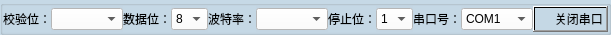
  <widget class="QGroupBox" name="groupBox_5">
   <property name="geometry">
    <rect>
     <x>0</x>
     <y>40</y>
     <width>601</width>
     <height>21</height>
    </rect>
   </property>
   <property name="styleSheet">
    <string notr="true">background-color: qconicalgradient(cx:0, cy:0, angle:135, stop:0.306818 rgba(197, 216, 229, 229), stop:0.460227 rgba(197, 216, 229, 229), stop:0.636364 rgba(197, 216, 229, 229), stop:0.738636 rgba(197, 216, 229, 229));
font: 75 9pt &quot;微软雅黑&quot;;</string>
   </property>
   <property name="title">
    <string/>
   </property>
   <layout class="QHBoxLayout" name="horizontalLayout_6">
    <property name="spacing">
     <number>0</number>
    </property>
    <property name="leftMargin">
     <number>0</number>
    </property>
    <property name="topMargin">
     <number>0</number>
    </property>
    <property name="rightMargin">
     <number>0</number>
    </property>
    <property name="bottomMargin">
     <number>0</number>
    </property>
    <item>
     <layout class="QHBoxLayout" name="horizontalLayout">
      <item>
       <widget class="QLabel" name="label_7">
        <property name="maximumSize">
         <size>
          <width>70</width>
          <height>16777215</height>
         </size>
        </property>
        <property name="styleSheet">
         <string notr="true">font: 9pt &quot;微软雅黑&quot;;</string>
        </property>
        <property name="text">
         <string>校验位：</string>
        </property>
       </widget>
      </item>
      <item>
       <widget class="QComboBox" name="checkBox">
        <property name="styleSheet">
         <string notr="true">background-color: rgb(255, 255, 255);</string>
        </property>
       </widget>
      </item>
     </layout>
    </item>
    <item>
     <layout class="QHBoxLayout" name="horizontalLayout_2">
      <item>
       <widget class="QLabel" name="label_6">
        <property name="styleSheet">
         <string notr="true">font: 9pt &quot;微软雅黑&quot;;</string>
        </property>
        <property name="text">
         <string>数据位：</string>
        </property>
       </widget>
      </item>
      <item>
       <widget class="QComboBox" name="dataBox">
        <property name="styleSheet">
         <string notr="true">background-color: rgb(255, 255, 255);</string>
        </property>
        <property name="currentIndex">
         <number>3</number>
        </property>
        <item>
         <property name="text">
          <string>5</string>
         </property>
        </item>
        <item>
         <property name="text">
          <string>6</string>
         </property>
        </item>
        <item>
         <property name="text">
          <string>7</string>
         </property>
        </item>
        <item>
         <property name="text">
          <string>8</string>
         </property>
        </item>
       </widget>
      </item>
     </layout>
    </item>
    <item>
     <layout class="QHBoxLayout" name="horizontalLayout_3">
      <item>
       <widget class="QLabel" name="label_5">
        <property name="styleSheet">
         <string notr="true">font: 9pt &quot;微软雅黑&quot;;</string>
        </property>
        <property name="text">
         <string>波特率：</string>
        </property>
       </widget>
      </item>
      <item>
       <widget class="QComboBox" name="rateBox">
        <property name="layoutDirection">
         <enum>Qt::LeftToRight</enum>
        </property>
        <property name="styleSheet">
         <string notr="true">background-color: rgb(255, 255, 255);</string>
        </property>
        <property name="minimumContentsLength">
         <number>0</number>
        </property>
       </widget>
      </item>
     </layout>
    </item>
    <item>
     <layout class="QHBoxLayout" name="horizontalLayout_4">
      <item>
       <widget class="QLabel" name="label_4">
        <property name="styleSheet">
         <string notr="true">font: 9pt &quot;微软雅黑&quot;;</string>
        </property>
        <property name="text">
         <string>停止位：</string>
        </property>
       </widget>
      </item>
      <item>
       <widget class="QComboBox" name="stopBox">
        <property name="styleSheet">
         <string notr="true">background-color: rgb(255, 255, 255);</string>
        </property>
        <item>
         <property name="text">
          <string>1</string>
         </property>
        </item>
        <item>
         <property name="text">
          <string>2</string>
         </property>
        </item>
       </widget>
      </item>
     </layout>
    </item>
    <item>
     <layout class="QHBoxLayout" name="horizontalLayout_5">
      <item>
       <widget class="QLabel" name="label_3">
        <property name="styleSheet">
         <string notr="true">font: 9pt &quot;微软雅黑&quot;;</string>
        </property>
        <property name="text">
         <string>串口号：</string>
        </property>
       </widget>
      </item>
      <item>
       <widget class="QComboBox" name="COMBOX_ProtSwitch">
        <property name="styleSheet">
         <string notr="true">background-color: rgb(255, 255, 255);</string>
        </property>
        <item>
         <property name="text">
          <string>COM1</string>
         </property>
        </item>
        <item>
         <property name="text">
          <string>COM2</string>
         </property>
        </item>
        <item>
         <property name="text">
          <string>COM3</string>
         </property>
        </item>
        <item>
         <property name="text">
          <string>COM4</string>
         </property>
        </item>
        <item>
         <property name="text">
          <string>COM5</string>
         </property>
        </item>
        <item>
         <property name="text">
          <string>COM6</string>
         </property>
        </item>
        <item>
         <property name="text">
          <string>COM7</string>
         </property>
        </item>
        <item>
         <property name="text">
          <string>COM8</string>
         </property>
        </item>
        <item>
         <property name="text">
          <string>COM9</string>
         </property>
        </item>
        <item>
         <property name="text">
          <string>COM10</string>
         </property>
        </item>
        <item>
         <property name="text">
          <string>COM11</string>
         </property>
        </item>
        <item>
         <property name="text">
          <string>COM12</string>
         </property>
        </item>
        <item>
         <property name="text">
          <string>COM13</string>
         </property>
        </item>
        <item>
         <property name="text">
          <string>COM14</string>
         </property>
        </item>
        <item>
         <property name="text">
          <string>COM15</string>
         </property>
        </item>
        <item>
         <property name="text">
          <string>COM16</string>
         </property>
        </item>
        <item>
         <property name="text">
          <string>COM17</string>
         </property>
        </item>
        <item>
         <property name="text">
          <string>COM18</string>
         </property>
        </item>
        <item>
         <property name="text">
          <string>COM19</string>
         </property>
        </item>
        <item>
         <property name="text">
          <string>COM20</string>
         </property>
        </item>
       </widget>
      </item>
     </layout>
    </item>
    <item>
     <widget class="QPushButton" name="openBtn">
      <property name="maximumSize">
       <size>
        <width>16777215</width>
        <height>16777215</height>
       </size>
      </property>
      <property name="styleSheet">
       <string notr="true">font: 75 9pt &quot;微软雅黑&quot;;
</string>
      </property>
      <property name="text">
       <string>     关闭串口</string>
      </property>
     </widget>
    </item>
   </layout>
  </widget>
